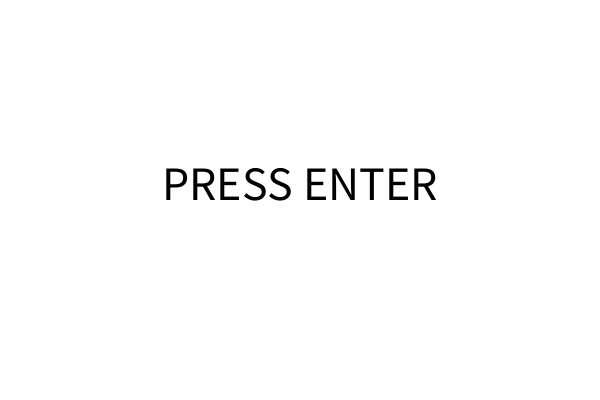
Frame 1 (no input)
Frame 60 (the mouse pressed at the canvas centre just before this capture): identical to frame 1, image omitted
Frame 120 (the mouse held since frame 60 and released just before this capture): identical to frame 1, image omitted

The Processing sketch that drew this single still picture (run headless with seeded random() and noise(); from frame 60 on, the mouse is pressed at the canvas centre):

// Processing sketch: sketch_cartas
// ── sketch_cartas.pde
int takeNumber;
float takeType;
String type = "PRESS ENTER";
int valor = 0;

void setup(){
  size(600,400);
}

void draw(){
  background(255);
  textSize(48);
  fill(0);
  textAlign(CENTER);  
  //cheeks if is a major card or if is your first time choosing
  if(takeNumber == 11){
     text("J" + " of " + type, width/2, height/2);
   }else if(takeNumber == 12){
     text("Q" + " of "+ type, width/2, height/2);
   }else if(takeNumber == 13){
     text("K" + " of " + type, width/2, height/2);
   }else if(takeNumber == 1){
     text("A" + " of " + type, width/2, height/2);
   }else if (valor == 1){
     text(takeNumber + " of " + type, width/2, height/2);
   }else{
     text("PRESS ENTER", width/2, height/2);
   }
}

void keyPressed(){
   if(keyCode == ENTER){
     //take random values and set valor to 1
     takeNumber = floor(random(1,13));
     takeType = floor(random(3));
     valor = 1;
     //take a type of card
     if (takeType == 0){
       type = "clubs";
     }else if (takeType == 1){
       type = "spades";
     }else if (takeType == 2){
       type = "hearts";
     }else if (takeType == 3){
       type = "diamonds";
     }else{
       return;
     }
   }
}
